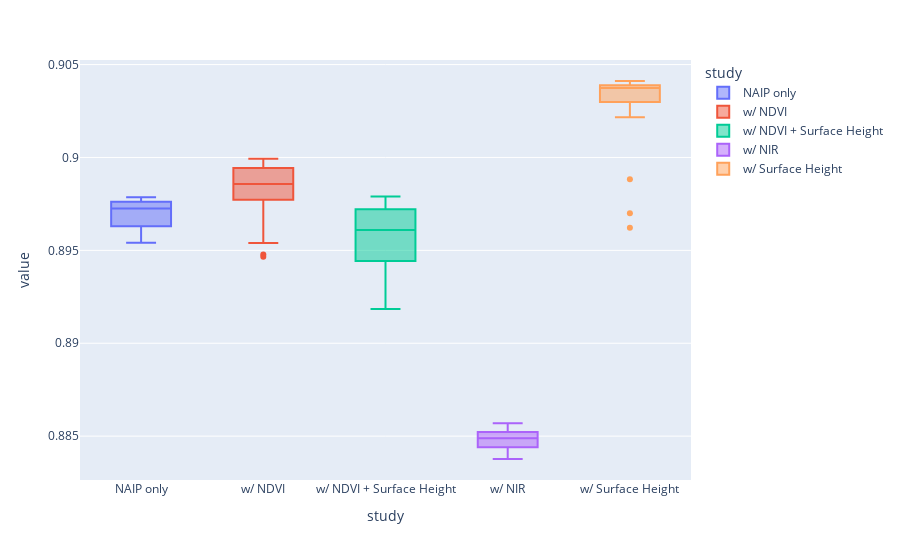

Notebook cell for this chart:
### Code cell
box_df = pgs2df(study_names_non_rgb_kernel, keep_n=20)
px.box(box_df, x='study', y='value', color='study')

### Figure 1 — Plotly figure (JSON) as saved in the notebook; plotly's stock layout.template omitted (floating-point values rounded to 4 significant figures)
{"data": [{"alignmentgroup": "True", "hovertemplate": "study=%{x}<br>value=%{y}<extra></extra>", "legendgroup": "NAIP only", "marker": {"color": "#636efa"}, "name": "NAIP only", "notched": false, "offsetgroup": "NAIP only", "orientation": "v", "showlegend": true, "type": "box", "x": ["NAIP only", "NAIP only", "NAIP only", "NAIP only", "NAIP only", "NAIP only", "NAIP only", "NAIP only", "NAIP only", "NAIP only", "NAIP only", "NAIP only", "NAIP only", "NAIP only", "NAIP only", "NAIP only", "NAIP only", "NAIP only", "NAIP only", "NAIP only"], "x0": " ", "xaxis": "x", "y": [0.8954, 0.8955, 0.8958, 0.896, 0.8961, 0.8965, 0.8967, 0.8967, 0.8971, 0.8972, 0.8973, 0.8974, 0.8975, 0.8975, 0.8976, 0.8976, 0.8977, 0.8978, 0.8978, 0.8979], "y0": " ", "yaxis": "y"}, {"alignmentgroup": "True", "hovertemplate": "study=%{x}<br>value=%{y}<extra></extra>", "legendgroup": "w/ NDVI", "marker": {"color": "#EF553B"}, "name": "w/ NDVI", "notched": false, "offsetgroup": "w/ NDVI", "orientation": "v", "showlegend": true, "type": "box", "x": ["w/ NDVI", "w/ NDVI", "w/ NDVI", "w/ NDVI", "w/ NDVI", "w/ NDVI", "w/ NDVI", "w/ NDVI", "w/ NDVI", "w/ NDVI", "w/ NDVI", "w/ NDVI", "w/ NDVI", "w/ NDVI", "w/ NDVI", "w/ NDVI", "w/ NDVI", "w/ NDVI", "w/ NDVI", "w/ NDVI"], "x0": " ", "xaxis": "x", "y": [0.8947, 0.8948, 0.8954, 0.896, 0.8977, 0.8978, 0.8981, 0.8982, 0.8984, 0.8985, 0.8986, 0.8989, 0.899, 0.8992, 0.8994, 0.8995, 0.8997, 0.8999, 0.8999, 0.8999], "y0": " ", "yaxis": "y"}, {"alignmentgroup": "True", "hovertemplate": "study=%{x}<br>value=%{y}<extra></extra>", "legendgroup": "w/ NDVI + Surface Height", "marker": {"color": "#00cc96"}, "name": "w/ NDVI + Surface Height", "notched": false, "offsetgroup": "w/ NDVI + Surface Height", "orientation": "v", "showlegend": true, "type": "box", "x": ["w/ NDVI + Surface Height", "w/ NDVI + Surface Height", "w/ NDVI + Surface Height", "w/ NDVI + Surface Height", "w/ NDVI + Surface Height", "w/ NDVI + Surface Height", "w/ NDVI + Surface Height", "w/ NDVI + Surface Height", "w/ NDVI + Surface Height", "w/ NDVI + Surface Height", "w/ NDVI + Surface Height", "w/ NDVI + Surface Height", "w/ NDVI + Surface Height", "w/ NDVI + Surface Height", "w/ NDVI + Surface Height", "w/ NDVI + Surface Height", "w/ NDVI + Surface Height", "w/ NDVI + Surface Height", "w/ NDVI + Surface Height", "w/ NDVI + Surface Height"], "x0": " ", "xaxis": "x", "y": [0.8918, 0.8929, 0.8941, 0.8942, 0.8944, 0.8945, 0.8946, 0.896, 0.896, 0.8961, 0.8961, 0.8967, 0.8967, 0.8968, 0.8972, 0.8973, 0.8974, 0.8977, 0.8977, 0.8979], "y0": " ", "yaxis": "y"}, {"alignmentgroup": "True", "hovertemplate": "study=%{x}<br>value=%{y}<extra></extra>", "legendgroup": "w/ NIR", "marker": {"color": "#ab63fa"}, "name": "w/ NIR", "notched": false, "offsetgroup": "w/ NIR", "orientation": "v", "showlegend": true, "type": "box", "x": ["w/ NIR", "w/ NIR", "w/ NIR", "w/ NIR", "w/ NIR", "w/ NIR", "w/ NIR", "w/ NIR", "w/ NIR", "w/ NIR", "w/ NIR", "w/ NIR", "w/ NIR", "w/ NIR", "w/ NIR", "w/ NIR", "w/ NIR", "w/ NIR", "w/ NIR", "w/ NIR"], "x0": " ", "xaxis": "x", "y": [0.8838, 0.8839, 0.8842, 0.8843, 0.8844, 0.8844, 0.8844, 0.8846, 0.8849, 0.8849, 0.8849, 0.885, 0.8851, 0.8851, 0.8852, 0.8853, 0.8855, 0.8856, 0.8857, 0.8857], "y0": " ", "yaxis": "y"}, {"alignmentgroup": "True", "hovertemplate": "study=%{x}<br>value=%{y}<extra></extra>", "legendgroup": "w/ Surface Height", "marker": {"color": "#FFA15A"}, "name": "w/ Surface Height", "notched": false, "offsetgroup": "w/ Surface Height", "orientation": "v", "showlegend": true, "type": "box", "x": ["w/ Surface Height", "w/ Surface Height", "w/ Surface Height", "w/ Surface Height", "w/ Surface Height", "w/ Surface Height", "w/ Surface Height", "w/ Surface Height", "w/ Surface Height", "w/ Surface Height", "w/ Surface Height", "w/ Surface Height", "w/ Surface Height", "w/ Surface Height", "w/ Surface Height", "w/ Surface Height", "w/ Surface Height", "w/ Surface Height", "w/ Surface Height", "w/ Surface Height"], "x0": " ", "xaxis": "x", "y": [0.8962, 0.897, 0.8988, 0.9022, 0.9024, 0.9036, 0.9036, 0.9036, 0.9037, 0.9037, 0.9038, 0.9038, 0.9038, 0.9039, 0.9039, 0.9039, 0.904, 0.904, 0.904, 0.9041], "y0": " ", "yaxis": "y"}], "layout": {"boxmode": "overlay", "legend": {"title": {"text": "study"}, "tracegroupgap": 0}, "margin": {"t": 60}, "xaxis": {"anchor": "y", "categoryarray": ["NAIP only", "w/ NDVI", "w/ NDVI + Surface Height", "w/ NIR", "w/ Surface Height"], "categoryorder": "array", "domain": [0, 1], "title": {"text": "study"}}, "yaxis": {"anchor": "x", "domain": [0, 1], "title": {"text": "value"}}}}
